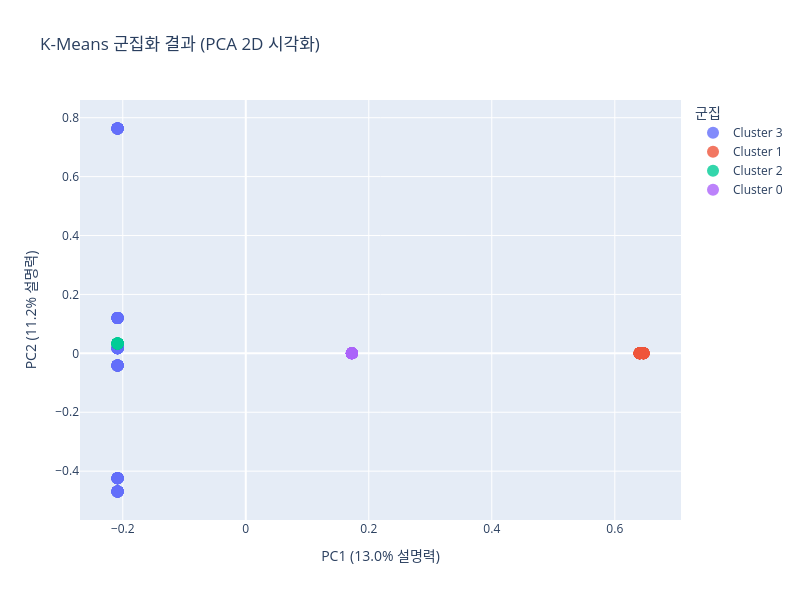

Notebook source saved alongside this figure:
### Code cell
# PCA 시각화
pca = PCA(n_components=2, random_state=42)
pca_components = pca.fit_transform(tfidf_matrix.toarray())

viz_df['pca_x'] = pca_components[:, 0]
viz_df['pca_y'] = pca_components[:, 1]

fig2 = px.scatter(
    viz_df,
    x='pca_x',
    y='pca_y',
    color='cluster_label',
    hover_data=['review_text', 'rating'],
    title='K-Means 군집화 결과 (PCA 2D 시각화)',
    labels={
        'pca_x': f'PC1 ({pca.explained_variance_ratio_[0]:.1%} 설명력)',
        'pca_y': f'PC2 ({pca.explained_variance_ratio_[1]:.1%} 설명력)',
        'cluster_label': '군집'
    },
    width=800,
    height=600
)

fig2.update_traces(marker=dict(size=12, opacity=0.8))
fig2.show()

print(f"PCA 설명력: PC1 {pca.explained_variance_ratio_[0]:.1%}, PC2 {pca.explained_variance_ratio_[1]:.1%}")
print(f"총 설명력: {pca.explained_variance_ratio_.sum():.1%}")

# pyLDAvis 토픽 시각화 시도
try:
    pyLDAvis.enable_notebook()
    vis_data = pyLDAvis.lda_model.prepare(lda_model, dtm, count_vectorizer)
    pyLDAvis.display(vis_data)
except Exception as e:
    print(f"pyLDAvis 시각화 오류: {e}")
    print("대신 토픽 분포를 텍스트로 출력합니다.")
    
    # 각 문서의 주요 토픽 계산
    doc_topic_dist = lda_model.transform(dtm)
    dominant_topics = doc_topic_dist.argmax(axis=1)
    
    topic_counts = pd.Series(dominant_topics).value_counts().sort_index()
    print("\n각 토픽별 문서 분포:")
    for topic_id, count in topic_counts.items():
        percentage = count / len(review_df) * 100
        print(f"토픽 {topic_id + 1}: {count}개 문서 ({percentage:.1f}%)")

### Figure 1 — Plotly figure (JSON) as saved in the notebook; plotly's stock layout.template omitted (floating-point values rounded to 4 significant figures; data arrays with more than 128 entries replaced by an {"elided": "..."} marker saying what was removed)
{"data": [{"customdata": {"elided": "120x2 mixed values"}, "hovertemplate": "군집=Cluster 3<br>PC1 (13.0% 설명력)=%{x}<br>PC2 (11.2% 설명력)=%{y}<br>review_text=%{customdata[0]}<br>rating=%{customdata[1]}<extra></extra>", "legendgroup": "Cluster 3", "marker": {"color": "#636efa", "opacity": 0.8, "size": 12, "symbol": "circle"}, "mode": "markers", "name": "Cluster 3", "orientation": "v", "showlegend": true, "type": "scatter", "x": [-0.2085, -0.2085, -0.2085, -0.2085, -0.2085, -0.2085, -0.2085, -0.2085, -0.2085, -0.2085, -0.2085, -0.2085, -0.2085, -0.2085, -0.2085, -0.2085, -0.2085, -0.2085, -0.2085, -0.2085, -0.2085, -0.2085, -0.2085, -0.2085, -0.2085, -0.2085, -0.2085, -0.2085, -0.2085, -0.2085, -0.2085, -0.2085, -0.2085, -0.2085, -0.2085, -0.2085, -0.2085, -0.2085, -0.2085, -0.2085, -0.2085, -0.2085, -0.2085, -0.2085, -0.2085, -0.2085, -0.2085, -0.2085, -0.2085, -0.2085, -0.2085, -0.2085, -0.2085, -0.2085, -0.2085, -0.2085, -0.2085, -0.2085, -0.2085, -0.2085, -0.2085, -0.2085, -0.2085, -0.2085, -0.2085, -0.2085, -0.2085, -0.2085, -0.2085, -0.2085, -0.2085, -0.2085, -0.2085, -0.2085, -0.2085, -0.2085, -0.2085, -0.2085, -0.2085, -0.2085, -0.2085, -0.2085, -0.2085, -0.2085, -0.2085, -0.2085, -0.2085, -0.2085, -0.2085, -0.2085, -0.2085, -0.2085, -0.2085, -0.2085, -0.2085, -0.2085, -0.2085, -0.2085, -0.2085, -0.2085, -0.2085, -0.2085, -0.2085, -0.2085, -0.2085, -0.2085, -0.2085, -0.2085, -0.2085, -0.2085, -0.2085, -0.2085, -0.2085, -0.2085, -0.2085, -0.2085, -0.2085, -0.2085, -0.2085, -0.2085], "xaxis": "x", "y": [-0.424, 0.12, -0.04123, -0.469, 0.01723, 0.7634, -0.424, 0.12, -0.04123, -0.469, 0.01723, 0.7634, -0.424, 0.12, -0.04123, -0.469, 0.01723, 0.7634, -0.424, 0.12, -0.04123, -0.469, 0.01723, 0.7634, -0.424, 0.12, -0.04123, -0.469, 0.01723, 0.7634, -0.424, 0.12, -0.04123, -0.469, 0.01723, 0.7634, -0.424, 0.12, -0.04123, -0.469, 0.01723, 0.7634, -0.424, 0.12, -0.04123, -0.469, 0.01723, 0.7634, -0.424, 0.12, -0.04123, -0.469, 0.01723, 0.7634, -0.424, 0.12, -0.04123, -0.469, 0.01723, 0.7634, -0.424, 0.12, -0.04123, -0.469, 0.01723, 0.7634, -0.424, 0.12, -0.04123, -0.469, 0.01723, 0.7634, -0.424, 0.12, -0.04123, -0.469, 0.01723, 0.7634, -0.424, 0.12, -0.04123, -0.469, 0.01723, 0.7634, -0.424, 0.12, -0.04123, -0.469, 0.01723, 0.7634, -0.424, 0.12, -0.04123, -0.469, 0.01723, 0.7634, -0.424, 0.12, -0.04123, -0.469, 0.01723, 0.7634, -0.424, 0.12, -0.04123, -0.469, 0.01723, 0.7634, -0.424, 0.12, -0.04123, -0.469, 0.01723, 0.7634, -0.424, 0.12, -0.04123, -0.469, 0.01723, 0.7634], "yaxis": "y"}, {"customdata": [["매년 나오는데  24년트렌드는 구매하고 읽지도 못하고 한해가 거의 지나가네요 \n25년도는 어떤트렌드일까 궁금함때문에 구매버튼을 또 ~~\n다음은 안살것같아요", 3], ["소비자 트렌드 관점에서는 새로운 이슈 출현을 강조 하고자 했으나 점점 트렌드를 억측으로 만들어내고 있는 것 같네요.\n일부 카드사에 데이터 자료를 근거로 하기에는 설득력이 부족해 보입니다.", 2], ["매년 나오는데  24년트렌드는 구매하고 읽지도 못하고 한해가 거의 지나가네요 \n25년도는 어떤트렌드일까 궁금함때문에 구매버튼을 또 ~~\n다음은 안살것같아요", 3], ["소비자 트렌드 관점에서는 새로운 이슈 출현을 강조 하고자 했으나 점점 트렌드를 억측으로 만들어내고 있는 것 같네요.\n일부 카드사에 데이터 자료를 근거로 하기에는 설득력이 부족해 보입니다.", 2], ["매년 나오는데  24년트렌드는 구매하고 읽지도 못하고 한해가 거의 지나가네요 \n25년도는 어떤트렌드일까 궁금함때문에 구매버튼을 또 ~~\n다음은 안살것같아요", 3], ["소비자 트렌드 관점에서는 새로운 이슈 출현을 강조 하고자 했으나 점점 트렌드를 억측으로 만들어내고 있는 것 같네요.\n일부 카드사에 데이터 자료를 근거로 하기에는 설득력이 부족해 보입니다.", 2], ["매년 나오는데  24년트렌드는 구매하고 읽지도 못하고 한해가 거의 지나가네요 \n25년도는 어떤트렌드일까 궁금함때문에 구매버튼을 또 ~~\n다음은 안살것같아요", 3], ["소비자 트렌드 관점에서는 새로운 이슈 출현을 강조 하고자 했으나 점점 트렌드를 억측으로 만들어내고 있는 것 같네요.\n일부 카드사에 데이터 자료를 근거로 하기에는 설득력이 부족해 보입니다.", 2], ["매년 나오는데  24년트렌드는 구매하고 읽지도 못하고 한해가 거의 지나가네요 \n25년도는 어떤트렌드일까 궁금함때문에 구매버튼을 또 ~~\n다음은 안살것같아요", 3], ["소비자 트렌드 관점에서는 새로운 이슈 출현을 강조 하고자 했으나 점점 트렌드를 억측으로 만들어내고 있는 것 같네요.\n일부 카드사에 데이터 자료를 근거로 하기에는 설득력이 부족해 보입니다.", 2], ["매년 나오는데  24년트렌드는 구매하고 읽지도 못하고 한해가 거의 지나가네요 \n25년도는 어떤트렌드일까 궁금함때문에 구매버튼을 또 ~~\n다음은 안살것같아요", 3], ["소비자 트렌드 관점에서는 새로운 이슈 출현을 강조 하고자 했으나 점점 트렌드를 억측으로 만들어내고 있는 것 같네요.\n일부 카드사에 데이터 자료를 근거로 하기에는 설득력이 부족해 보입니다.", 2], ["매년 나오는데  24년트렌드는 구매하고 읽지도 못하고 한해가 거의 지나가네요 \n25년도는 어떤트렌드일까 궁금함때문에 구매버튼을 또 ~~\n다음은 안살것같아요", 3], ["소비자 트렌드 관점에서는 새로운 이슈 출현을 강조 하고자 했으나 점점 트렌드를 억측으로 만들어내고 있는 것 같네요.\n일부 카드사에 데이터 자료를 근거로 하기에는 설득력이 부족해 보입니다.", 2], ["매년 나오는데  24년트렌드는 구매하고 읽지도 못하고 한해가 거의 지나가네요 \n25년도는 어떤트렌드일까 궁금함때문에 구매버튼을 또 ~~\n다음은 안살것같아요", 3], ["소비자 트렌드 관점에서는 새로운 이슈 출현을 강조 하고자 했으나 점점 트렌드를 억측으로 만들어내고 있는 것 같네요.\n일부 카드사에 데이터 자료를 근거로 하기에는 설득력이 부족해 보입니다.", 2], ["매년 나오는데  24년트렌드는 구매하고 읽지도 못하고 한해가 거의 지나가네요 \n25년도는 어떤트렌드일까 궁금함때문에 구매버튼을 또 ~~\n다음은 안살것같아요", 3], ["소비자 트렌드 관점에서는 새로운 이슈 출현을 강조 하고자 했으나 점점 트렌드를 억측으로 만들어내고 있는 것 같네요.\n일부 카드사에 데이터 자료를 근거로 하기에는 설득력이 부족해 보입니다.", 2], ["매년 나오는데  24년트렌드는 구매하고 읽지도 못하고 한해가 거의 지나가네요 \n25년도는 어떤트렌드일까 궁금함때문에 구매버튼을 또 ~~\n다음은 안살것같아요", 3], ["소비자 트렌드 관점에서는 새로운 이슈 출현을 강조 하고자 했으나 점점 트렌드를 억측으로 만들어내고 있는 것 같네요.\n일부 카드사에 데이터 자료를 근거로 하기에는 설득력이 부족해 보입니다.", 2], ["매년 나오는데  24년트렌드는 구매하고 읽지도 못하고 한해가 거의 지나가네요 \n25년도는 어떤트렌드일까 궁금함때문에 구매버튼을 또 ~~\n다음은 안살것같아요", 3], ["소비자 트렌드 관점에서는 새로운 이슈 출현을 강조 하고자 했으나 점점 트렌드를 억측으로 만들어내고 있는 것 같네요.\n일부 카드사에 데이터 자료를 근거로 하기에는 설득력이 부족해 보입니다.", 2], ["매년 나오는데  24년트렌드는 구매하고 읽지도 못하고 한해가 거의 지나가네요 \n25년도는 어떤트렌드일까 궁금함때문에 구매버튼을 또 ~~\n다음은 안살것같아요", 3], ["소비자 트렌드 관점에서는 새로운 이슈 출현을 강조 하고자 했으나 점점 트렌드를 억측으로 만들어내고 있는 것 같네요.\n일부 카드사에 데이터 자료를 근거로 하기에는 설득력이 부족해 보입니다.", 2], ["매년 나오는데  24년트렌드는 구매하고 읽지도 못하고 한해가 거의 지나가네요 \n25년도는 어떤트렌드일까 궁금함때문에 구매버튼을 또 ~~\n다음은 안살것같아요", 3], ["소비자 트렌드 관점에서는 새로운 이슈 출현을 강조 하고자 했으나 점점 트렌드를 억측으로 만들어내고 있는 것 같네요.\n일부 카드사에 데이터 자료를 근거로 하기에는 설득력이 부족해 보입니다.", 2], ["매년 나오는데  24년트렌드는 구매하고 읽지도 못하고 한해가 거의 지나가네요 \n25년도는 어떤트렌드일까 궁금함때문에 구매버튼을 또 ~~\n다음은 안살것같아요", 3], ["소비자 트렌드 관점에서는 새로운 이슈 출현을 강조 하고자 했으나 점점 트렌드를 억측으로 만들어내고 있는 것 같네요.\n일부 카드사에 데이터 자료를 근거로 하기에는 설득력이 부족해 보입니다.", 2], ["매년 나오는데  24년트렌드는 구매하고 읽지도 못하고 한해가 거의 지나가네요 \n25년도는 어떤트렌드일까 궁금함때문에 구매버튼을 또 ~~\n다음은 안살것같아요", 3], ["소비자 트렌드 관점에서는 새로운 이슈 출현을 강조 하고자 했으나 점점 트렌드를 억측으로 만들어내고 있는 것 같네요.\n일부 카드사에 데이터 자료를 근거로 하기에는 설득력이 부족해 보입니다.", 2], ["매년 나오는데  24년트렌드는 구매하고 읽지도 못하고 한해가 거의 지나가네요 \n25년도는 어떤트렌드일까 궁금함때문에 구매버튼을 또 ~~\n다음은 안살것같아요", 3], ["소비자 트렌드 관점에서는 새로운 이슈 출현을 강조 하고자 했으나 점점 트렌드를 억측으로 만들어내고 있는 것 같네요.\n일부 카드사에 데이터 자료를 근거로 하기에는 설득력이 부족해 보입니다.", 2], ["매년 나오는데  24년트렌드는 구매하고 읽지도 못하고 한해가 거의 지나가네요 \n25년도는 어떤트렌드일까 궁금함때문에 구매버튼을 또 ~~\n다음은 안살것같아요", 3], ["소비자 트렌드 관점에서는 새로운 이슈 출현을 강조 하고자 했으나 점점 트렌드를 억측으로 만들어내고 있는 것 같네요.\n일부 카드사에 데이터 자료를 근거로 하기에는 설득력이 부족해 보입니다.", 2], ["매년 나오는데  24년트렌드는 구매하고 읽지도 못하고 한해가 거의 지나가네요 \n25년도는 어떤트렌드일까 궁금함때문에 구매버튼을 또 ~~\n다음은 안살것같아요", 3], ["소비자 트렌드 관점에서는 새로운 이슈 출현을 강조 하고자 했으나 점점 트렌드를 억측으로 만들어내고 있는 것 같네요.\n일부 카드사에 데이터 자료를 근거로 하기에는 설득력이 부족해 보입니다.", 2], ["매년 나오는데  24년트렌드는 구매하고 읽지도 못하고 한해가 거의 지나가네요 \n25년도는 어떤트렌드일까 궁금함때문에 구매버튼을 또 ~~\n다음은 안살것같아요", 3], ["소비자 트렌드 관점에서는 새로운 이슈 출현을 강조 하고자 했으나 점점 트렌드를 억측으로 만들어내고 있는 것 같네요.\n일부 카드사에 데이터 자료를 근거로 하기에는 설득력이 부족해 보입니다.", 2], ["매년 나오는데  24년트렌드는 구매하고 읽지도 못하고 한해가 거의 지나가네요 \n25년도는 어떤트렌드일까 궁금함때문에 구매버튼을 또 ~~\n다음은 안살것같아요", 3], ["소비자 트렌드 관점에서는 새로운 이슈 출현을 강조 하고자 했으나 점점 트렌드를 억측으로 만들어내고 있는 것 같네요.\n일부 카드사에 데이터 자료를 근거로 하기에는 설득력이 부족해 보입니다.", 2]], "hovertemplate": "군집=Cluster 1<br>PC1 (13.0% 설명력)=%{x}<br>PC2 (11.2% 설명력)=%{y}<br>review_text=%{customdata[0]}<br>rating=%{customdata[1]}<extra></extra>", "legendgroup": "Cluster 1", "marker": {"color": "#EF553B", "opacity": 0.8, "size": 12, "symbol": "circle"}, "mode": "markers", "name": "Cluster 1", "orientation": "v", "showlegend": true, "type": "scatter", "x": [0.6466, 0.6404, 0.6466, 0.6404, 0.6466, 0.6404, 0.6466, 0.6404, 0.6466, 0.6404, 0.6466, 0.6404, 0.6466, 0.6404, 0.6466, 0.6404, 0.6466, 0.6404, 0.6466, 0.6404, 0.6466, 0.6404, 0.6466, 0.6404, 0.6466, 0.6404, 0.6466, 0.6404, 0.6466, 0.6404, 0.6466, 0.6404, 0.6466, 0.6404, 0.6466, 0.6404, 0.6466, 0.6404, 0.6466, 0.6404], "xaxis": "x", "y": [2.474e-15, 1.664e-15, 2.78e-16, -9.617e-17, 2.383e-15, -2.228e-17, 2.383e-15, -2.224e-17, 2.382e-15, -2.236e-17, 2.382e-15, -2.236e-17, 2.382e-15, -2.236e-17, 2.382e-15, -2.236e-17, 2.382e-15, -2.203e-17, 2.382e-15, -2.236e-17, 2.39e-15, -2.236e-17, 2.382e-15, -2.236e-17, 2.382e-15, -2.236e-17, 2.382e-15, -2.236e-17, 2.382e-15, -2.236e-17, 2.382e-15, -2.236e-17, 2.382e-15, -2.236e-17, 2.382e-15, -2.236e-17, 2.382e-15, -2.236e-17, 2.382e-15, -2.236e-17], "yaxis": "y"}, {"customdata": [["젠장 반갑지않네. 근데 기대는되네. 복잡한 심정 을 주는 책 나오네. 젠장", 4], ["젠장 반갑지않네. 근데 기대는되네. 복잡한 심정 을 주는 책 나오네. 젠장", 4], ["젠장 반갑지않네. 근데 기대는되네. 복잡한 심정 을 주는 책 나오네. 젠장", 4], ["젠장 반갑지않네. 근데 기대는되네. 복잡한 심정 을 주는 책 나오네. 젠장", 4], ["젠장 반갑지않네. 근데 기대는되네. 복잡한 심정 을 주는 책 나오네. 젠장", 4], ["젠장 반갑지않네. 근데 기대는되네. 복잡한 심정 을 주는 책 나오네. 젠장", 4], ["젠장 반갑지않네. 근데 기대는되네. 복잡한 심정 을 주는 책 나오네. 젠장", 4], ["젠장 반갑지않네. 근데 기대는되네. 복잡한 심정 을 주는 책 나오네. 젠장", 4], ["젠장 반갑지않네. 근데 기대는되네. 복잡한 심정 을 주는 책 나오네. 젠장", 4], ["젠장 반갑지않네. 근데 기대는되네. 복잡한 심정 을 주는 책 나오네. 젠장", 4], ["젠장 반갑지않네. 근데 기대는되네. 복잡한 심정 을 주는 책 나오네. 젠장", 4], ["젠장 반갑지않네. 근데 기대는되네. 복잡한 심정 을 주는 책 나오네. 젠장", 4], ["젠장 반갑지않네. 근데 기대는되네. 복잡한 심정 을 주는 책 나오네. 젠장", 4], ["젠장 반갑지않네. 근데 기대는되네. 복잡한 심정 을 주는 책 나오네. 젠장", 4], ["젠장 반갑지않네. 근데 기대는되네. 복잡한 심정 을 주는 책 나오네. 젠장", 4], ["젠장 반갑지않네. 근데 기대는되네. 복잡한 심정 을 주는 책 나오네. 젠장", 4], ["젠장 반갑지않네. 근데 기대는되네. 복잡한 심정 을 주는 책 나오네. 젠장", 4], ["젠장 반갑지않네. 근데 기대는되네. 복잡한 심정 을 주는 책 나오네. 젠장", 4], ["젠장 반갑지않네. 근데 기대는되네. 복잡한 심정 을 주는 책 나오네. 젠장", 4], ["젠장 반갑지않네. 근데 기대는되네. 복잡한 심정 을 주는 책 나오네. 젠장", 4]], "hovertemplate": "군집=Cluster 2<br>PC1 (13.0% 설명력)=%{x}<br>PC2 (11.2% 설명력)=%{y}<br>review_text=%{customdata[0]}<br>rating=%{customdata[1]}<extra></extra>", "legendgroup": "Cluster 2", "marker": {"color": "#00cc96", "opacity": 0.8, "size": 12, "symbol": "circle"}, "mode": "markers", "name": "Cluster 2", "orientation": "v", "showlegend": true, "type": "scatter", "x": [-0.2085, -0.2085, -0.2085, -0.2085, -0.2085, -0.2085, -0.2085, -0.2085, -0.2085, -0.2085, -0.2085, -0.2085, -0.2085, -0.2085, -0.2085, -0.2085, -0.2085, -0.2085, -0.2085, -0.2085], "xaxis": "x", "y": [0.0337, 0.0337, 0.0337, 0.0337, 0.0337, 0.0337, 0.0337, 0.0337, 0.0337, 0.0337, 0.0337, 0.0337, 0.0337, 0.0337, 0.0337, 0.0337, 0.0337, 0.0337, 0.0337, 0.0337], "yaxis": "y"}, {"customdata": [["'현대사회에서 가장 큰 자원은 시간이다.' 라는 응답이 년도의 증가와 함께 늘어가고 있다. 콘텐츠의 열람도 배속으로, 영화도 숏폼으로, 예약도 앱을 이용하여 기다리는 시간을 줄이는 방향으로...\n모두가 시간의 효율을 극대화하려 한다.\n일상에서도, 일터에서도, 쇼핑에서도...\n\n2025년의 트렌드도 그런 방향으로의 변화의 지속일 것이다. 세계경제의 발전이 더뎌지고, 정체되면서 우리의 지향도 작은 것을 아끼고, 소소한 일상에서 기쁨과 행복을 느끼는 방향으로...", 4], ["'현대사회에서 가장 큰 자원은 시간이다.' 라는 응답이 년도의 증가와 함께 늘어가고 있다. 콘텐츠의 열람도 배속으로, 영화도 숏폼으로, 예약도 앱을 이용하여 기다리는 시간을 줄이는 방향으로...\n모두가 시간의 효율을 극대화하려 한다.\n일상에서도, 일터에서도, 쇼핑에서도...\n\n2025년의 트렌드도 그런 방향으로의 변화의 지속일 것이다. 세계경제의 발전이 더뎌지고, 정체되면서 우리의 지향도 작은 것을 아끼고, 소소한 일상에서 기쁨과 행복을 느끼는 방향으로...", 4], ["'현대사회에서 가장 큰 자원은 시간이다.' 라는 응답이 년도의 증가와 함께 늘어가고 있다. 콘텐츠의 열람도 배속으로, 영화도 숏폼으로, 예약도 앱을 이용하여 기다리는 시간을 줄이는 방향으로...\n모두가 시간의 효율을 극대화하려 한다.\n일상에서도, 일터에서도, 쇼핑에서도...\n\n2025년의 트렌드도 그런 방향으로의 변화의 지속일 것이다. 세계경제의 발전이 더뎌지고, 정체되면서 우리의 지향도 작은 것을 아끼고, 소소한 일상에서 기쁨과 행복을 느끼는 방향으로...", 4], ["'현대사회에서 가장 큰 자원은 시간이다.' 라는 응답이 년도의 증가와 함께 늘어가고 있다. 콘텐츠의 열람도 배속으로, 영화도 숏폼으로, 예약도 앱을 이용하여 기다리는 시간을 줄이는 방향으로...\n모두가 시간의 효율을 극대화하려 한다.\n일상에서도, 일터에서도, 쇼핑에서도...\n\n2025년의 트렌드도 그런 방향으로의 변화의 지속일 것이다. 세계경제의 발전이 더뎌지고, 정체되면서 우리의 지향도 작은 것을 아끼고, 소소한 일상에서 기쁨과 행복을 느끼는 방향으로...", 4], ["'현대사회에서 가장 큰 자원은 시간이다.' 라는 응답이 년도의 증가와 함께 늘어가고 있다. 콘텐츠의 열람도 배속으로, 영화도 숏폼으로, 예약도 앱을 이용하여 기다리는 시간을 줄이는 방향으로...\n모두가 시간의 효율을 극대화하려 한다.\n일상에서도, 일터에서도, 쇼핑에서도...\n\n2025년의 트렌드도 그런 방향으로의 변화의 지속일 것이다. 세계경제의 발전이 더뎌지고, 정체되면서 우리의 지향도 작은 것을 아끼고, 소소한 일상에서 기쁨과 행복을 느끼는 방향으로...", 4], ["'현대사회에서 가장 큰 자원은 시간이다.' 라는 응답이 년도의 증가와 함께 늘어가고 있다. 콘텐츠의 열람도 배속으로, 영화도 숏폼으로, 예약도 앱을 이용하여 기다리는 시간을 줄이는 방향으로...\n모두가 시간의 효율을 극대화하려 한다.\n일상에서도, 일터에서도, 쇼핑에서도...\n\n2025년의 트렌드도 그런 방향으로의 변화의 지속일 것이다. 세계경제의 발전이 더뎌지고, 정체되면서 우리의 지향도 작은 것을 아끼고, 소소한 일상에서 기쁨과 행복을 느끼는 방향으로...", 4], ["'현대사회에서 가장 큰 자원은 시간이다.' 라는 응답이 년도의 증가와 함께 늘어가고 있다. 콘텐츠의 열람도 배속으로, 영화도 숏폼으로, 예약도 앱을 이용하여 기다리는 시간을 줄이는 방향으로...\n모두가 시간의 효율을 극대화하려 한다.\n일상에서도, 일터에서도, 쇼핑에서도...\n\n2025년의 트렌드도 그런 방향으로의 변화의 지속일 것이다. 세계경제의 발전이 더뎌지고, 정체되면서 우리의 지향도 작은 것을 아끼고, 소소한 일상에서 기쁨과 행복을 느끼는 방향으로...", 4], ["'현대사회에서 가장 큰 자원은 시간이다.' 라는 응답이 년도의 증가와 함께 늘어가고 있다. 콘텐츠의 열람도 배속으로, 영화도 숏폼으로, 예약도 앱을 이용하여 기다리는 시간을 줄이는 방향으로...\n모두가 시간의 효율을 극대화하려 한다.\n일상에서도, 일터에서도, 쇼핑에서도...\n\n2025년의 트렌드도 그런 방향으로의 변화의 지속일 것이다. 세계경제의 발전이 더뎌지고, 정체되면서 우리의 지향도 작은 것을 아끼고, 소소한 일상에서 기쁨과 행복을 느끼는 방향으로...", 4], ["'현대사회에서 가장 큰 자원은 시간이다.' 라는 응답이 년도의 증가와 함께 늘어가고 있다. 콘텐츠의 열람도 배속으로, 영화도 숏폼으로, 예약도 앱을 이용하여 기다리는 시간을 줄이는 방향으로...\n모두가 시간의 효율을 극대화하려 한다.\n일상에서도, 일터에서도, 쇼핑에서도...\n\n2025년의 트렌드도 그런 방향으로의 변화의 지속일 것이다. 세계경제의 발전이 더뎌지고, 정체되면서 우리의 지향도 작은 것을 아끼고, 소소한 일상에서 기쁨과 행복을 느끼는 방향으로...", 4], ["'현대사회에서 가장 큰 자원은 시간이다.' 라는 응답이 년도의 증가와 함께 늘어가고 있다. 콘텐츠의 열람도 배속으로, 영화도 숏폼으로, 예약도 앱을 이용하여 기다리는 시간을 줄이는 방향으로...\n모두가 시간의 효율을 극대화하려 한다.\n일상에서도, 일터에서도, 쇼핑에서도...\n\n2025년의 트렌드도 그런 방향으로의 변화의 지속일 것이다. 세계경제의 발전이 더뎌지고, 정체되면서 우리의 지향도 작은 것을 아끼고, 소소한 일상에서 기쁨과 행복을 느끼는 방향으로...", 4], ["'현대사회에서 가장 큰 자원은 시간이다.' 라는 응답이 년도의 증가와 함께 늘어가고 있다. 콘텐츠의 열람도 배속으로, 영화도 숏폼으로, 예약도 앱을 이용하여 기다리는 시간을 줄이는 방향으로...\n모두가 시간의 효율을 극대화하려 한다.\n일상에서도, 일터에서도, 쇼핑에서도...\n\n2025년의 트렌드도 그런 방향으로의 변화의 지속일 것이다. 세계경제의 발전이 더뎌지고, 정체되면서 우리의 지향도 작은 것을 아끼고, 소소한 일상에서 기쁨과 행복을 느끼는 방향으로...", 4], ["'현대사회에서 가장 큰 자원은 시간이다.' 라는 응답이 년도의 증가와 함께 늘어가고 있다. 콘텐츠의 열람도 배속으로, 영화도 숏폼으로, 예약도 앱을 이용하여 기다리는 시간을 줄이는 방향으로...\n모두가 시간의 효율을 극대화하려 한다.\n일상에서도, 일터에서도, 쇼핑에서도...\n\n2025년의 트렌드도 그런 방향으로의 변화의 지속일 것이다. 세계경제의 발전이 더뎌지고, 정체되면서 우리의 지향도 작은 것을 아끼고, 소소한 일상에서 기쁨과 행복을 느끼는 방향으로...", 4], ["'현대사회에서 가장 큰 자원은 시간이다.' 라는 응답이 년도의 증가와 함께 늘어가고 있다. 콘텐츠의 열람도 배속으로, 영화도 숏폼으로, 예약도 앱을 이용하여 기다리는 시간을 줄이는 방향으로...\n모두가 시간의 효율을 극대화하려 한다.\n일상에서도, 일터에서도, 쇼핑에서도...\n\n2025년의 트렌드도 그런 방향으로의 변화의 지속일 것이다. 세계경제의 발전이 더뎌지고, 정체되면서 우리의 지향도 작은 것을 아끼고, 소소한 일상에서 기쁨과 행복을 느끼는 방향으로...", 4], ["'현대사회에서 가장 큰 자원은 시간이다.' 라는 응답이 년도의 증가와 함께 늘어가고 있다. 콘텐츠의 열람도 배속으로, 영화도 숏폼으로, 예약도 앱을 이용하여 기다리는 시간을 줄이는 방향으로...\n모두가 시간의 효율을 극대화하려 한다.\n일상에서도, 일터에서도, 쇼핑에서도...\n\n2025년의 트렌드도 그런 방향으로의 변화의 지속일 것이다. 세계경제의 발전이 더뎌지고, 정체되면서 우리의 지향도 작은 것을 아끼고, 소소한 일상에서 기쁨과 행복을 느끼는 방향으로...", 4], ["'현대사회에서 가장 큰 자원은 시간이다.' 라는 응답이 년도의 증가와 함께 늘어가고 있다. 콘텐츠의 열람도 배속으로, 영화도 숏폼으로, 예약도 앱을 이용하여 기다리는 시간을 줄이는 방향으로...\n모두가 시간의 효율을 극대화하려 한다.\n일상에서도, 일터에서도, 쇼핑에서도...\n\n2025년의 트렌드도 그런 방향으로의 변화의 지속일 것이다. 세계경제의 발전이 더뎌지고, 정체되면서 우리의 지향도 작은 것을 아끼고, 소소한 일상에서 기쁨과 행복을 느끼는 방향으로...", 4], ["'현대사회에서 가장 큰 자원은 시간이다.' 라는 응답이 년도의 증가와 함께 늘어가고 있다. 콘텐츠의 열람도 배속으로, 영화도 숏폼으로, 예약도 앱을 이용하여 기다리는 시간을 줄이는 방향으로...\n모두가 시간의 효율을 극대화하려 한다.\n일상에서도, 일터에서도, 쇼핑에서도...\n\n2025년의 트렌드도 그런 방향으로의 변화의 지속일 것이다. 세계경제의 발전이 더뎌지고, 정체되면서 우리의 지향도 작은 것을 아끼고, 소소한 일상에서 기쁨과 행복을 느끼는 방향으로...", 4], ["'현대사회에서 가장 큰 자원은 시간이다.' 라는 응답이 년도의 증가와 함께 늘어가고 있다. 콘텐츠의 열람도 배속으로, 영화도 숏폼으로, 예약도 앱을 이용하여 기다리는 시간을 줄이는 방향으로...\n모두가 시간의 효율을 극대화하려 한다.\n일상에서도, 일터에서도, 쇼핑에서도...\n\n2025년의 트렌드도 그런 방향으로의 변화의 지속일 것이다. 세계경제의 발전이 더뎌지고, 정체되면서 우리의 지향도 작은 것을 아끼고, 소소한 일상에서 기쁨과 행복을 느끼는 방향으로...", 4], ["'현대사회에서 가장 큰 자원은 시간이다.' 라는 응답이 년도의 증가와 함께 늘어가고 있다. 콘텐츠의 열람도 배속으로, 영화도 숏폼으로, 예약도 앱을 이용하여 기다리는 시간을 줄이는 방향으로...\n모두가 시간의 효율을 극대화하려 한다.\n일상에서도, 일터에서도, 쇼핑에서도...\n\n2025년의 트렌드도 그런 방향으로의 변화의 지속일 것이다. 세계경제의 발전이 더뎌지고, 정체되면서 우리의 지향도 작은 것을 아끼고, 소소한 일상에서 기쁨과 행복을 느끼는 방향으로...", 4], ["'현대사회에서 가장 큰 자원은 시간이다.' 라는 응답이 년도의 증가와 함께 늘어가고 있다. 콘텐츠의 열람도 배속으로, 영화도 숏폼으로, 예약도 앱을 이용하여 기다리는 시간을 줄이는 방향으로...\n모두가 시간의 효율을 극대화하려 한다.\n일상에서도, 일터에서도, 쇼핑에서도...\n\n2025년의 트렌드도 그런 방향으로의 변화의 지속일 것이다. 세계경제의 발전이 더뎌지고, 정체되면서 우리의 지향도 작은 것을 아끼고, 소소한 일상에서 기쁨과 행복을 느끼는 방향으로...", 4], ["'현대사회에서 가장 큰 자원은 시간이다.' 라는 응답이 년도의 증가와 함께 늘어가고 있다. 콘텐츠의 열람도 배속으로, 영화도 숏폼으로, 예약도 앱을 이용하여 기다리는 시간을 줄이는 방향으로...\n모두가 시간의 효율을 극대화하려 한다.\n일상에서도, 일터에서도, 쇼핑에서도...\n\n2025년의 트렌드도 그런 방향으로의 변화의 지속일 것이다. 세계경제의 발전이 더뎌지고, 정체되면서 우리의 지향도 작은 것을 아끼고, 소소한 일상에서 기쁨과 행복을 느끼는 방향으로...", 4]], "hovertemplate": "군집=Cluster 0<br>PC1 (13.0% 설명력)=%{x}<br>PC2 (11.2% 설명력)=%{y}<br>review_text=%{customdata[0]}<br>rating=%{customdata[1]}<extra></extra>", "legendgroup": "Cluster 0", "marker": {"color": "#ab63fa", "opacity": 0.8, "size": 12, "symbol": "circle"}, "mode": "markers", "name": "Cluster 0", "orientation": "v", "showlegend": true, "type": "scatter", "x": [0.1725, 0.1725, 0.1725, 0.1725, 0.1725, 0.1725, 0.1725, 0.1725, 0.1725, 0.1725, 0.1725, 0.1725, 0.1725, 0.1725, 0.1725, 0.1725, 0.1725, 0.1725, 0.1725, 0.1725], "xaxis": "x", "y": [-4.739e-15, -4.783e-15, -4.784e-15, -4.784e-15, -4.784e-15, -4.784e-15, -4.771e-15, -4.784e-15, -4.784e-15, -4.784e-15, -4.784e-15, -4.784e-15, -4.784e-15, -4.784e-15, -4.784e-15, -4.784e-15, -4.784e-15, -4.784e-15, -4.784e-15, -4.784e-15], "yaxis": "y"}], "layout": {"height": 600, "legend": {"title": {"text": "군집"}, "tracegroupgap": 0}, "title": {"text": "K-Means 군집화 결과 (PCA 2D 시각화)"}, "width": 800, "xaxis": {"anchor": "y", "domain": [0, 1], "title": {"text": "PC1 (13.0% 설명력)"}}, "yaxis": {"anchor": "x", "domain": [0, 1], "title": {"text": "PC2 (11.2% 설명력)"}}}}
